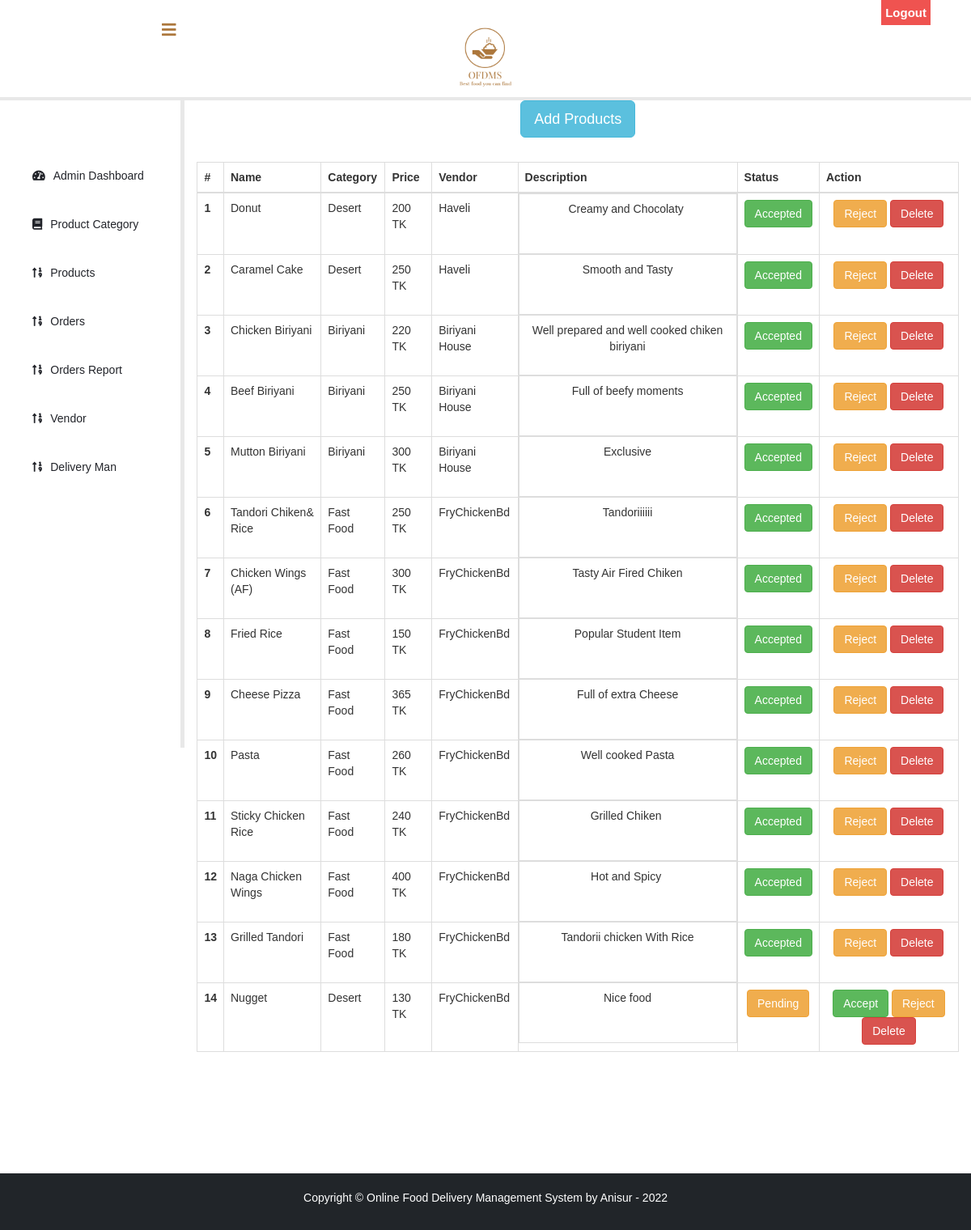
Page /sadmin/product-details/ (signed in) on the committed database.
### product/models.py (models this page shows)
class Product(models.Model):
    name = models.CharField(max_length=20, null=False)
    price = models.CharField(max_length=20, null=False)
    category = models.ForeignKey(ProductCategory, on_delete=models.CASCADE, null=True)
    created_by = models.ForeignKey(vmodel.Vendor, on_delete=models.CASCADE, null=True)
    image= models.ImageField(upload_to='product/img/',null=True,blank=True)
    status= models.CharField(max_length=20,default=0)
    description= models.TextField(default='')

class ProductCategory(models.Model):
    name =  models.CharField(max_length=20, null=False)
    def __str__(self):
        return self.name

### vendor/models.py (models this page shows, shortened)
class Vendor(models.Model):
    user = models.OneToOneField(User, on_delete=models.CASCADE)
    company_name = models.CharField(max_length=20, null=False)
    mobile = models.CharField(max_length=20, null=False)
    status = models.CharField(max_length=20, null=False, default=0)
    def __str__(self):
        return self.company_name

### mainapp/views.py (the view, shortened to what this page needs)
# urls.py: path('product-details/', views.product_details, name='vendor_dashboard'),
@login_required(login_url='adminlogin')
def product_details(request):
    product_form = vfrom.ProductAddForm()
    product = pmodel.Product.objects.all()
    dict ={'product_form':product_form,'product':product}
    return render(request,'admin/product-details.html',context=dict)

### templates/admin/product-details.html (shortened to what this page needs)
{% extends 'admin/base.html' %}
{% load widget_tweaks %}
{% load static %}
{% block content %}
<head>
  </head>
<br><br>
    {% include 'admin/sidebar.html' %}
  <div class="container-fluid">
    <div class="text-center">
          <button type="button" class="btn btn-info btn-lg" data-toggle="modal" data-target="#myModal">Add Products</button>
    </div>
     <div style="margin-top: 3rem">
         <table class="table table-bordered">
             <thead class="thead-light">
             <tr>
                 <th scope="col">#</th>
                 <th scope="col">Name</th>
                 <th scope="col">Category</th>
                 <th scope="col">Price</th>
                 <th scope="col">Vendor</th>
                 <th scope="col">Description</th>
                                  <th scope="col">Status</th>
                                  <th scope="col">Action</th>
             </tr>
             </thead>
             <tbody>
             {% for i in product %}
             <tr style="height: 20px">
                 <th scope="row">{{ forloop.counter }}</th>
                 <td>{{ i.name }}</td>
                 <td>{{ i.category }}</td>
                 <td>{{ i.price }} TK</td>
                 <td>{% if i.created_by %} {{i.created_by}} {% else %} Admin {% endif %} </td>
                 <td class="custom-td"> {{i.description|safe}}  </td>
                  <td class="text-center">{% if i.status == '0' %}<p class=" btn btn-warning">Pending</p> {% elif i.status == '1' %} <p class=" btn btn-success">Accepted</p> {% else %} <p class=" btn btn-danger">Rejected</p> {% endif %}</td>
                  <td class="text-center">
                      {% if i.status == '0' %}
                      <a class="btn btn-success" href="/product/accept/{{ i.id }}">Accept</a>
                      <a class="btn btn-warning" href="/product/reject/{{ i.id }}">Reject</a>
                      <a class="btn btn-danger" href="/product/delete/{{ i.id }}">Delete</a>
                      {% elif i.status == '1' %}
                           <a class="btn btn-warning" href="/product/reject/{{ i.id }}">Reject</a>
                            <a class="btn btn-danger" href="/product/delete/{{ i.id }}">Delete</a>
                          {% else %}
                            <a class="btn btn-success" href="/product/accept/{{ i.id }}">Accept</a>
                            <a class="btn btn-danger" href="/product/delete/{{ i.id }}">Delete</a>
                      {% endif %}
                  </td>
             </tr>
             {% endfor %}
             </tbody>
         </table>
     </div>
     <br><br><br><br><br><br><br><br><br><br>
  </div>
<br><br><br><br><br><br><br><br><br><br>
{% endblock content %}

### templates/admin/base.html (style rules this page uses)
a:link { text-decoration: none; }
body { margin: 0; padding: 0; font-family: "Gill Sans", sans-serif;; }

### templates/admin/product-details.html (style rules this page uses)
.custom-td { display: block; overflow-y: scroll; height: 75px; width: 270px; }
a:link { text-decoration: none; }

### templates/vendor/footer.html (style rules this page uses)
p { text-align: center; }

### rows in the picture
Product: name "Donut", category "Desert", price "200", created_by "Haveli", description "Creamy and Chocolaty", status "Accepted"
Product: name "Caramel Cake", category "Desert", price "250", created_by "Haveli", description "Smooth and Tasty", status "Accepted"
Product: name "Chicken Biriyani", category "Biriyani", price "220", created_by "Biriyani House", description "Well prepared and well cooked chiken biriyani", status "Accepted"
Product: name "Beef Biriyani", category "Biriyani", price "250", created_by "Biriyani House", description "Full of beefy moments", status "Accepted"
Product: name "Mutton Biriyani", category "Biriyani", price "300", created_by "Biriyani House", description "Exclusive", status "Accepted"
Product: name "Tandori Chiken& Rice", category "Fast Food", price "250", created_by "FryChickenBd", description "Tandoriiiiii", status "Accepted"
Product: name "Chicken Wings (AF)", category "Fast Food", price "300", created_by "FryChickenBd", description "Tasty Air Fired Chiken", status "Accepted"
Product: name "Fried Rice", category "Fast Food", price "150", created_by "FryChickenBd", description "Popular Student Item", status "Accepted"
Product: name "Cheese Pizza", category "Fast Food", price "365", created_by "FryChickenBd", description "Full of extra Cheese", status "Accepted"
Product: name "Pasta", category "Fast Food", price "260", created_by "FryChickenBd", description "Well cooked Pasta", status "Accepted"
Product: name "Sticky Chicken Rice", category "Fast Food", price "240", created_by "FryChickenBd", description "Grilled Chiken", status "Accepted"
Product: name "Naga Chicken Wings", category "Fast Food", price "400", created_by "FryChickenBd", description "Hot and Spicy", status "Accepted"
Product: name "Grilled Tandori", category "Fast Food", price "180", created_by "FryChickenBd", description "Tandorii chicken With Rice", status "Accepted"
Product: name "Nugget", category "Desert", price "130", created_by "FryChickenBd", description "Nice food", status "Pending"
